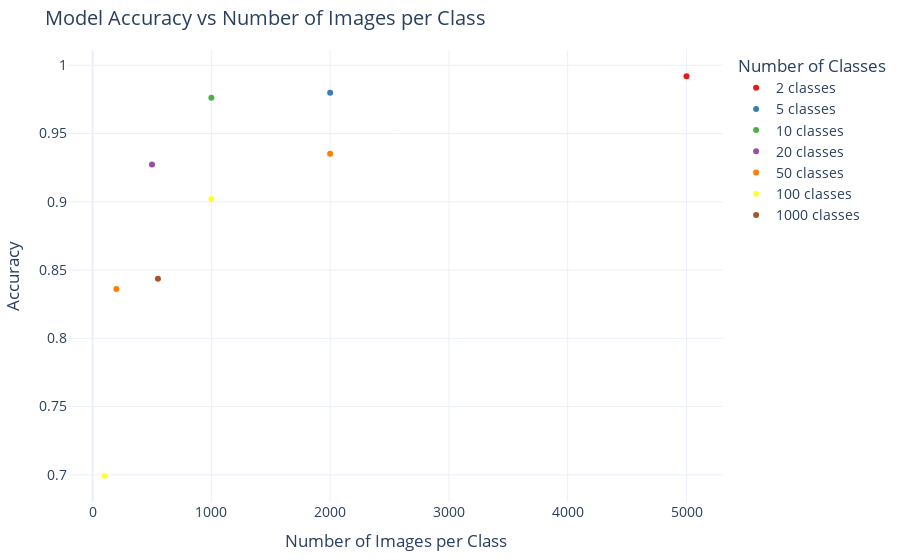

The notebook cell this image was saved under:
### Code cell
# Define a custom color sequence with distinct colors
custom_colors = px.colors.qualitative.Set1

# Create the scatter plot
fig = px.scatter(
    x=num_images_per_class,
    y=accuracy,
    color=[str(c) + ' classes' for c in num_classes],  # Color based on the number of classes
    title='Model Accuracy vs Number of Images per Class',
    labels={
        'x': 'Number of Images per Class',
        'y': 'Accuracy'
    },
    hover_name=class_info,  # Adding hover information
    color_discrete_sequence=custom_colors  # Use the custom color sequence
)

# Customize the layout for a professional look
fig.update_layout(
    template='plotly_white',
    font=dict(size=14),
    margin=dict(l=50, r=50, t=50, b=50),
    legend_title_text='Number of Classes'  # Update legend title for clarity
)

# Show the plot
fig.show()

### Figure 1 — Plotly figure (JSON) as saved in the notebook; plotly's stock layout.template omitted (floating-point values rounded to 4 significant figures)
{"data": [{"hovertemplate": "<b>%{hovertext}</b><br><br>color=2 classes<br>Number of Images per Class=%{x}<br>Accuracy=%{y}<extra></extra>", "hovertext": ["2 classes, 5000 images/class"], "legendgroup": "2 classes", "marker": {"color": "rgb(228,26,28)", "symbol": "circle"}, "mode": "markers", "name": "2 classes", "orientation": "v", "showlegend": true, "type": "scatter", "x": [5000], "xaxis": "x", "y": [0.9919], "yaxis": "y"}, {"hovertemplate": "<b>%{hovertext}</b><br><br>color=5 classes<br>Number of Images per Class=%{x}<br>Accuracy=%{y}<extra></extra>", "hovertext": ["5 classes, 2000 images/class"], "legendgroup": "5 classes", "marker": {"color": "rgb(55,126,184)", "symbol": "circle"}, "mode": "markers", "name": "5 classes", "orientation": "v", "showlegend": true, "type": "scatter", "x": [2000], "xaxis": "x", "y": [0.9798], "yaxis": "y"}, {"hovertemplate": "<b>%{hovertext}</b><br><br>color=10 classes<br>Number of Images per Class=%{x}<br>Accuracy=%{y}<extra></extra>", "hovertext": ["10 classes, 1000 images/class"], "legendgroup": "10 classes", "marker": {"color": "rgb(77,175,74)", "symbol": "circle"}, "mode": "markers", "name": "10 classes", "orientation": "v", "showlegend": true, "type": "scatter", "x": [1000], "xaxis": "x", "y": [0.9763], "yaxis": "y"}, {"hovertemplate": "<b>%{hovertext}</b><br><br>color=20 classes<br>Number of Images per Class=%{x}<br>Accuracy=%{y}<extra></extra>", "hovertext": ["20 classes, 500 images/class"], "legendgroup": "20 classes", "marker": {"color": "rgb(152,78,163)", "symbol": "circle"}, "mode": "markers", "name": "20 classes", "orientation": "v", "showlegend": true, "type": "scatter", "x": [500], "xaxis": "x", "y": [0.9274], "yaxis": "y"}, {"hovertemplate": "<b>%{hovertext}</b><br><br>color=50 classes<br>Number of Images per Class=%{x}<br>Accuracy=%{y}<extra></extra>", "hovertext": ["50 classes, 200 images/class", "50 classes, 2000 images/class"], "legendgroup": "50 classes", "marker": {"color": "rgb(255,127,0)", "symbol": "circle"}, "mode": "markers", "name": "50 classes", "orientation": "v", "showlegend": true, "type": "scatter", "x": [200, 2000], "xaxis": "x", "y": [0.8361, 0.9352], "yaxis": "y"}, {"hovertemplate": "<b>%{hovertext}</b><br><br>color=100 classes<br>Number of Images per Class=%{x}<br>Accuracy=%{y}<extra></extra>", "hovertext": ["100 classes, 100 images/class", "100 classes, 1000 images/class"], "legendgroup": "100 classes", "marker": {"color": "rgb(255,255,51)", "symbol": "circle"}, "mode": "markers", "name": "100 classes", "orientation": "v", "showlegend": true, "type": "scatter", "x": [100, 1000], "xaxis": "x", "y": [0.6994, 0.902], "yaxis": "y"}, {"hovertemplate": "<b>%{hovertext}</b><br><br>color=1000 classes<br>Number of Images per Class=%{x}<br>Accuracy=%{y}<extra></extra>", "hovertext": ["1000 classes, 550 images/class"], "legendgroup": "1000 classes", "marker": {"color": "rgb(166,86,40)", "symbol": "circle"}, "mode": "markers", "name": "1000 classes", "orientation": "v", "showlegend": true, "type": "scatter", "x": [550], "xaxis": "x", "y": [0.8436], "yaxis": "y"}], "layout": {"font": {"size": 14}, "legend": {"title": {"text": "Number of Classes"}, "tracegroupgap": 0}, "margin": {"b": 50, "l": 50, "r": 50, "t": 50}, "title": {"text": "Model Accuracy vs Number of Images per Class"}, "xaxis": {"anchor": "y", "domain": [0, 1], "title": {"text": "Number of Images per Class"}}, "yaxis": {"anchor": "x", "domain": [0, 1], "title": {"text": "Accuracy"}}}}
